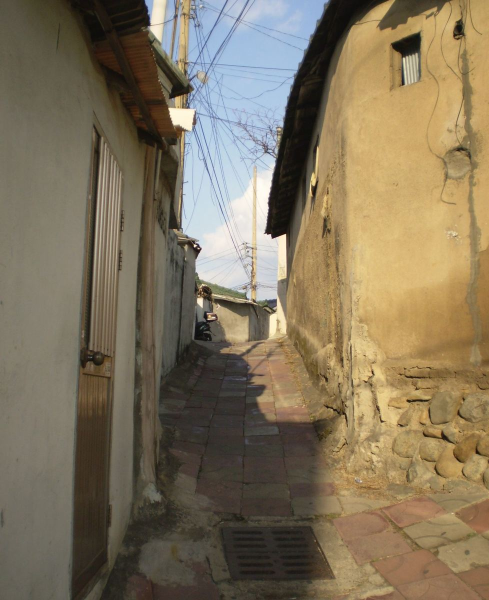
#> input picture src/photos/photo-alley.jpg, 978 x 1200 px, given in place of daegu-namgu-alley.jpg, which was not available (shown at 1/2 size)
$ python body_photos.py
#> lines starting #> are read from the running program, lines starting #| are printed output that depends on the picture; pictures that were not available may be replaced by others from this repository, and a replacement may not be noted
"""W-035: body photographs (the sample book's figures and the 「이미지 삽입」 library), separate from the cover crops.
Sources and licenses: docs/evidence/c18/sources/sources.json (public domain, CC BY 2.0, CC0; verified on Wikimedia
Commons). Each photo is cropped to its subject (no signage, no cut heads), lightly graded toward one shared warm,
low-contrast look so the book's pictures read as one set, and saved at a size that holds when placed large in the
body (about 1100-1200 px on the long side; ~250 ppi at A5 text width). Run: python scripts/body_photos.py"""
from pathlib import Path
import numpy as np
from PIL import Image, ImageOps, ImageEnhance

LAB = Path(__file__).resolve().parent.parent
SRC = LAB / 'docs' / 'evidence' / 'c18' / 'sources'
DST = LAB / 'src' / 'photos'
DST.mkdir(exist_ok=True)


def look(im):
    """One shared grade: slightly lifted shadows, a touch warmer, saturation a little down."""
    a = np.asarray(im.convert('RGB')).astype(np.float32) / 255
    a = 0.04 + a * 0.95                                   # lift blacks a little (printed-paper feel)
    a[..., 0] = np.clip(a[..., 0] * 1.02, 0, 1)            # warmer
    a[..., 2] = np.clip(a[..., 2] * 0.97, 0, 1)
    out = Image.fromarray((a * 255).astype(np.uint8))
    return ImageEnhance.Color(out).enhance(0.9)


def crop(name, box_frac, long_side, out, quality=78):
#> called with name = 'daegu-namgu-alley.jpg', box_frac = (0, 0.04, 1, 0.96), long_side = 1200, out = 'photo-alley.jpg', quality = 78
    im = ImageOps.exif_transpose(Image.open(SRC / name))
#> im is the input picture: PIL image 978x1200 RGB; mean R, G, B 129.3, 116.1, 92.3
    w, h = im.size
#> w = 978; h = 1200
    x0, y0, x1, y1 = box_frac
    im = im.crop((round(x0 * w), round(y0 * h), round(x1 * w), round(y1 * h)))
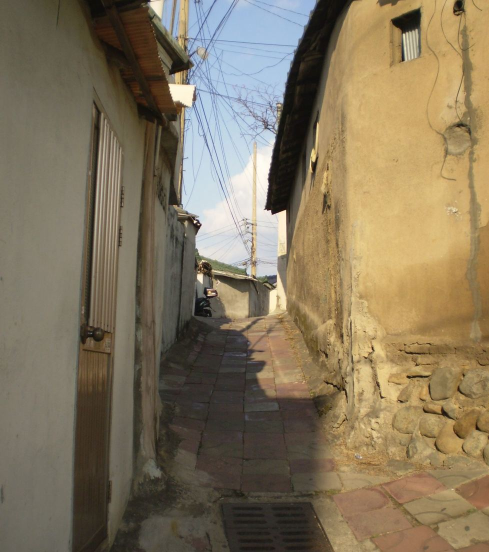
#> im: PIL image 978x1104 RGB (shown at 1/2 size); mean R, G, B 131.5, 117.8, 93.1
    s = long_side / max(im.size)
#> s = 1.09
    im = im.resize((round(im.width * s), round(im.height * s)), Image.LANCZOS)
#> im: PIL image 1063x1200 RGB
    look(im).save(DST / out, quality=quality, optimize=True, progressive=True)
    print(out, im.size, round((DST / out).stat().st_size / 1024), 'KB')
#| photo-alley.jpg (1063, 1200) 130 KB


# the sample book's two figures
crop('daegu-namgu-alley.jpg', (0, 0.04, 1, 0.96), 1200, 'photo-alley.jpg')                 # portrait: the lit wall and the narrow path
crop('sungui-9654101736.jpg', (0, 0.05, 0.69, 1), 1200, 'photo-pots.jpg', quality=70)                   # tree, roses, pots; buildings with signage cut off
#> call 2 of crop, with name = 'sungui-9654101736.jpg', box_frac = (0, 0.05, 0.69, 1), long_side = 1200, out = 'photo-pots.jpg', quality = 70
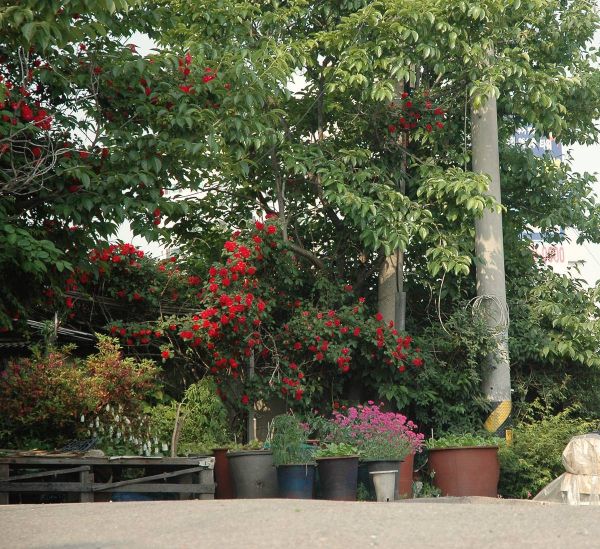
#> input picture src/photos/photo-pots.jpg, 1200 x 1098 px, given in place of sungui-9654101736.jpg, which was not available (shown at 1/2 size)
#> in crop, im is the input picture: PIL image 1200x1098 RGB; mean R, G, B 93.1, 96.6, 72.6
#> in crop (call 2), `im = im.crop((round(x0 * w), round(y0 * h), round(x1 * w), round(y1 * ..`:
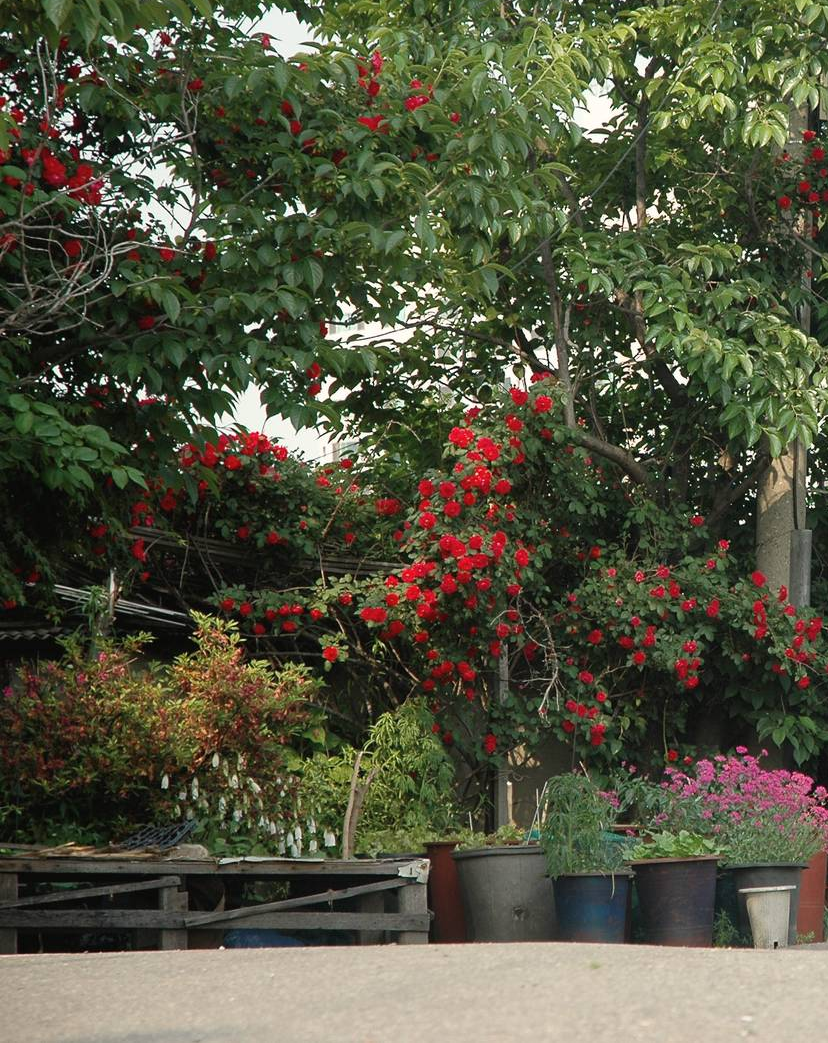
#> im: PIL image 828x1043 RGB; mean R, G, B 83.9, 85.1, 64
#> in crop (call 2), `im = im.resize((round(im.width * s), round(im.height * s)), Image.LANC..`:
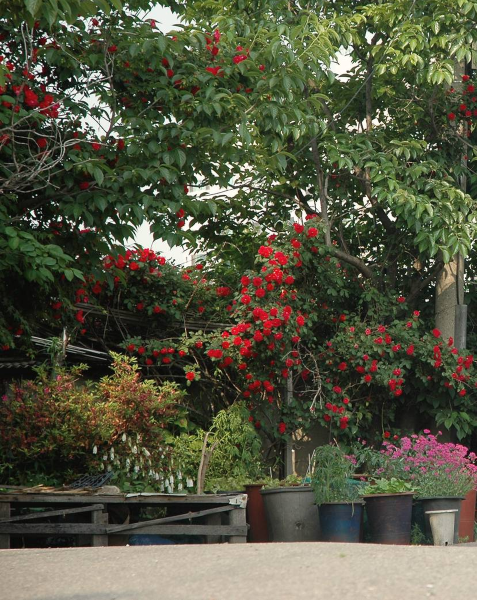
#> im: PIL image 953x1200 RGB (shown at 1/2 size); mean R, G, B 83.9, 85.1, 64
#| photo-pots.jpg (953, 1200) 292 KB
# the rest of the library (different subjects, not colour variants)
crop('unsplash-big-tree.jpg', (0.08, 0, 1, 1), 1200, 'photo-tree.jpg', quality=70)          # landscape: the tree on the hill
#> call 3 of crop, with name = 'unsplash-big-tree.jpg', box_frac = (0.08, 0, 1, 1), long_side = 1200, out = 'photo-tree.jpg', quality = 70
#> in crop (call 3), `im = im.crop((round(x0 * w), round(y0 * h), round(x1 * w), round(y1 * ..`:
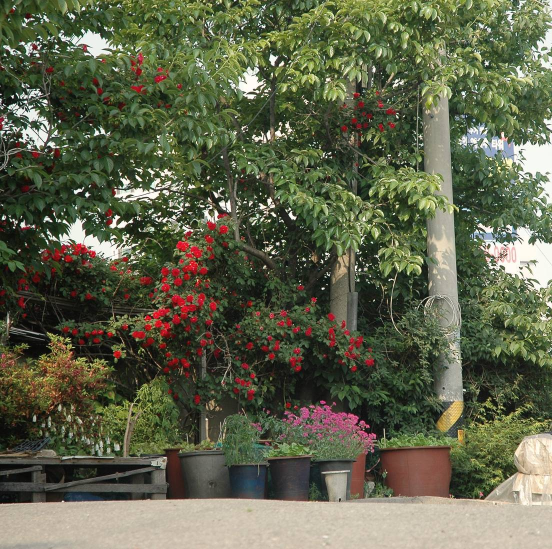
#> im: PIL image 1104x1098 RGB (shown at 1/2 size); mean R, G, B 96.2, 99.9, 75.1
#> in crop (call 3), `im = im.resize((round(im.width * s), round(im.height * s)), Image.LANC..`:
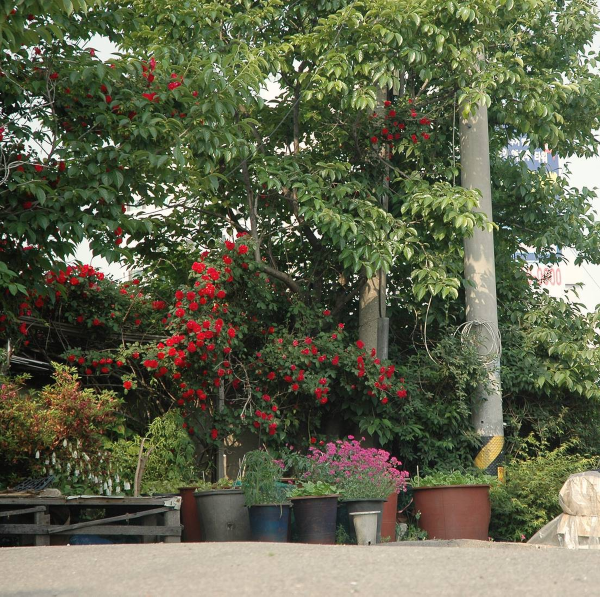
#> im: PIL image 1200x1193 RGB (shown at 1/2 size); mean R, G, B 96.1, 99.9, 75.2
#| photo-tree.jpg (1200, 1193) 260 KB
crop('unsplash-green-window.jpg', (0.12, 0.05, 0.95, 0.95), 1200, 'photo-window.jpg')       # landscape: window, lamp and bowl
#> (the run stopped early here; a loop or call above may not have finished)
